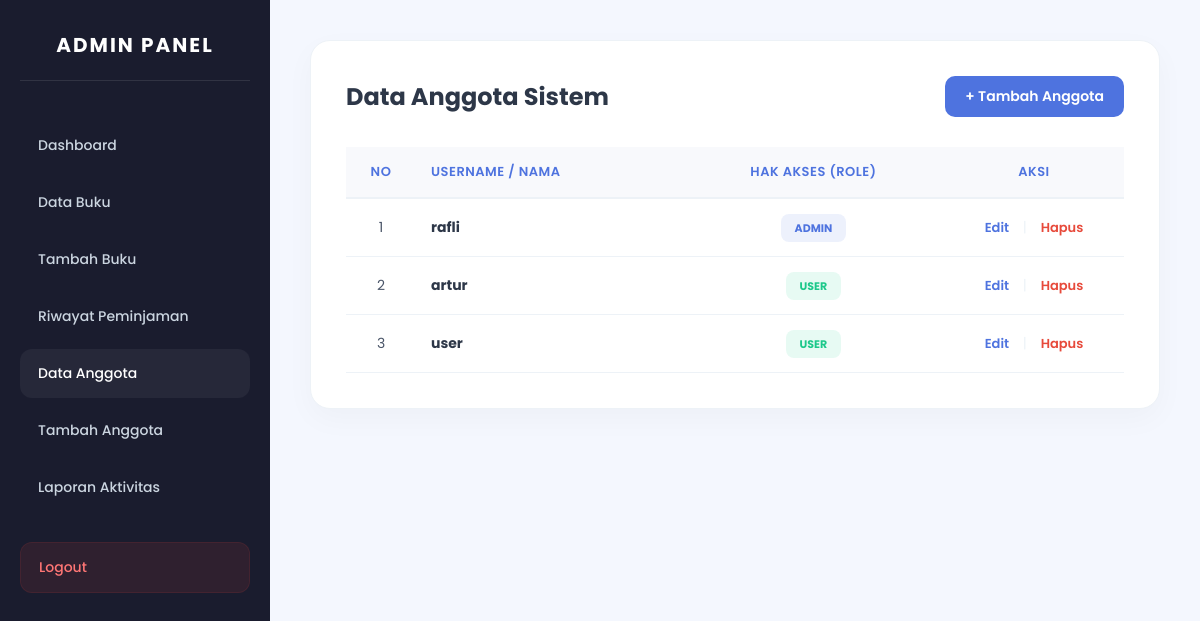
The app's page /project_rafli/admin/data_anggota.php (signed in) with its own data.
### tables this page shows
CREATE TABLE `users` (
  `id` int(11) NOT NULL,
  `username` varchar(100) NOT NULL,
  `password` varchar(300) NOT NULL,
  `role` enum('admin','user') NOT NULL DEFAULT 'user'
);

### project_rafli/admin/data_anggota.php (the view, shortened to what this page needs)
<?php
include '../config.php';
$data = mysqli_query($koneksi, "SELECT * FROM users ORDER BY role ASC, username ASC");
?>
<!DOCTYPE html>
<html lang="id">
<head>
</head>
<body>
<div class="wrapper">
    <div class="sidebar">
        <h3>ADMIN PANEL</h3>
        <a href="dashboard_admin.php">Dashboard</a>
        <a href="data_buku.php">Data Buku</a>
        <a href="tambah_buku.php">Tambah Buku</a>
        <a href="riwayat_peminjaman.php">Riwayat Peminjaman</a>
        <a href="data_anggota.php" class="active">Data Anggota</a>
        <a href="tambah_anggota.php">Tambah Anggota</a>
        <a href="laporan_aktivitas.php">Laporan Aktivitas</a>
        <a href="../logout.php" class="logout">Logout</a>
    </div>
    <div class="content">
        <div class="container">
            <div class="header-box">
                <h2>Data Anggota Sistem</h2>
                <a href="tambah_anggota.php" style="text-decoration:none; background:#4e73df; color:white; padding:10px 20px; border-radius:10px; font-size:14px; font-weight:600;">+ Tambah Anggota</a>
            </div>
            <table>
                <thead>
                    <tr>
                        <th width="70">No</th>
                        <th style="text-align:left;">Username / Nama</th>
                        <th>Hak Akses (Role)</th>
                        <th width="180">Aksi</th>
                    </tr>
                </thead>
                <tbody>
                    <?php
                    $no = 1;
                    while($d = mysqli_fetch_array($data)){
                        $roleClass = ($d['role'] == 'admin') ? 'role-admin' : 'role-user';
                    ?>
                    <tr>
                        <td><?= $no++ ?></td>
                        <td style="text-align:left;">
                            <strong style="color: #2d3748;"><?= htmlspecialchars($d['username']) ?></strong>
                        </td>
                        <td>
                            <span class="badge <?= $roleClass ?>">
                                <?= $d['role'] ?>
                            </span>
                        </td>
                        <td>
                            <a href="edit_anggota.php?id=<?= $d['id'] ?>" class="btn-aksi btn-edit">Edit</a>
                            <span style="color: #edf2f7;">|</span>
                            <a href="hapus_anggota.php?id=<?= $d['id'] ?>" class="btn-aksi btn-hapus" onclick="return confirm('Yakin ingin menghapus akun <?= $d['username'] ?>?')">Hapus</a>
                        </td>
                    </tr>
                    <?php } ?>
                </tbody>
            </table>
        </div>
    </div>
</div>
</body>
</html>

### project_rafli/admin/data_anggota.php (style rules this page uses)
* { margin:0; padding:0; box-sizing:border-box; font-family:'Poppins',sans-serif }
body { min-height:100vh; background: #f4f7fe; }
.wrapper { display:flex; min-height:100vh; }
.sidebar { width: 270px; background: #1a1c2e; color: #a0aec0; padding: 30px 20px; height: 100vh; position: fixed; left: 0; top: 0; }
.sidebar h3 { text-align: center; color: #fff; font-size: 20px; letter-spacing: 2px; margin-bottom: 40px; text-transform: uppercase; border-bottom: 1px solid rgba(255,255,255,0.1); padding-bottom: 20px; }
.sidebar a { display: block; padding: 14px 18px; color: #cbd5e0; text-decoration: none; border-radius: 12px; margin-bottom: 8px; transition: all 0.3s ease; font-size: 14px; font-weight: 500; }
.sidebar a:hover, .sidebar a.active { background: rgba(255, 255, 255, 0.05); color: #fff; }
.sidebar .logout { background: rgba(231, 74, 59, 0.1); color: #ff7675; margin-top: 30px; text-align: left; border: 1px solid rgba(231, 74, 59, 0.1); }
.content { flex: 1; padding: 40px; margin-left: 270px; }
.container { background: white; padding: 35px; border-radius: 20px; box-shadow: 0 10px 30px rgba(0,0,0,0.03); border: 1px solid #edf2f7; }
.header-box { display: flex; justify-content: space-between; align-items: center; margin-bottom: 30px; }
.header-box h2 { color: #2d3748; font-weight: 700; font-size: 24px; }
table { width: 100%; border-collapse: separate; border-spacing: 0; }
table th { background: #f8f9fc; color: #4e73df; font-weight: 600; text-transform: uppercase; font-size: 13px; letter-spacing: 0.5px; padding: 15px; border-bottom: 2px solid #edf2f7; }
table td { padding: 18px 15px; text-align: center; border-bottom: 1px solid #edf2f7; color: #4a5568; font-size: 14px; }
.badge { padding: 6px 14px; border-radius: 8px; font-size: 11px; font-weight: 700; text-transform: uppercase; }
.role-admin { background: rgba(78, 115, 223, 0.1); color: #4e73df; }
.role-user { background: rgba(28, 200, 138, 0.1); color: #1cc88a; }
.btn-aksi { text-decoration: none; font-weight: 600; font-size: 13px; transition: 0.3s; padding: 5px 10px; }
.btn-edit { color: #4e73df; }
.btn-hapus { color: #e74a3b; }

### records on screen
users: username "rafli", role "ADMIN"
users: username "artur", role "USER"
users: username "user", role "USER"
